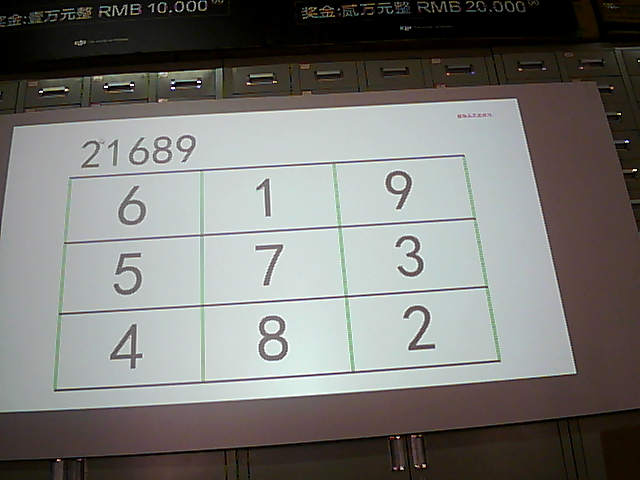
#> input picture PadPass/0_21689_619573482.jpg, 640 x 480 px
$ python -i PadPassPassCombine.py   (imports and definitions only)   (Python 2 division)
#> lines starting #> are read from the running program, lines starting #| are printed output that depends on the picture; after the words box and inside, x2 and y2 are one past the last pixel; in counts of white or black regions, pixels touching at a corner belong together
### Protocol/Mainfold/Python/protocol.py
import socket
import protocol_pb2 as protobuf
class Protocol:
    def __init__(self,address,port):
#> further down, picture is the input picture: shape (480, 640, 3); mean B, G, R 116.8, 120.3, 120.9
        self.socket = socket.socket(socket.AF_INET, socket.SOCK_DGRAM)
        self.address=(address,int(port))
    def SendToUDP(self,data):
        self.socket.sendto(data,self.address)
    # [24 lines left out: functions Send, SendPadPass, SendQRCode, not called in this run]

#
#
#
# a=Protocol('192.168.1.107',6000)
# # #a.Send(protobuf.Message.PADPASS,"wzq")
# a.SendQRCode([640,480],[[1,2],[3,4],[5,6],[7,8]])

### PadPass/PadPassPassCombine.py
import cv2
import numpy as np
import sys
# from keras.models import model_from_json
sys.path.append('../Protocol/MainFold/Python/')
import protocol
from sklearn.externals import joblib
from skimage.feature import hog
import datetime
# [1 line not run here, left out]
# [23 lines left out: functions recognize, resize1, not called in this run]
# [8 lines of commented-out code are left out]

def resize(rawimg):  # resize img to 28*28
    fx = 640.0 / rawimg.shape[0]
#> fx = 1.33
    fy = 480.0 / rawimg.shape[1]
#> fy = 0.75
    fx = fy = min(fx, fy)
#> fx = 0.75
    img = cv2.resize(rawimg, None, fx=fx, fy=fy, interpolation=cv2.INTER_CUBIC)
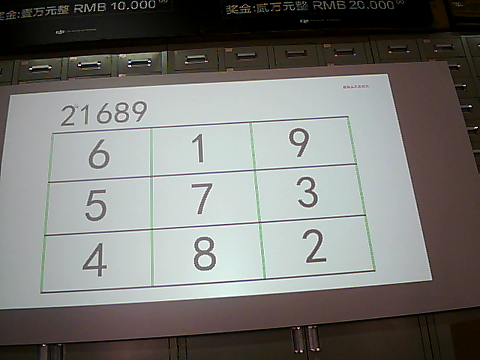
#> img: shape (360, 480, 3); mean B, G, R 116.8, 120.3, 120.9
    return img
green = np.uint8([[[110,140,130 ]]])
hsv_green = cv2.cvtColor(green,cv2.COLOR_BGR2HSV)

count=15

def process(frame):
    global count
    #frame=cv2.imread("/Users/wzq/Downloads/pic_padpass/200.jpg")
    begin = datetime.datetime.now()

    frame=resize(frame)
    frame = cv2.GaussianBlur(frame, (5, 5), 1)
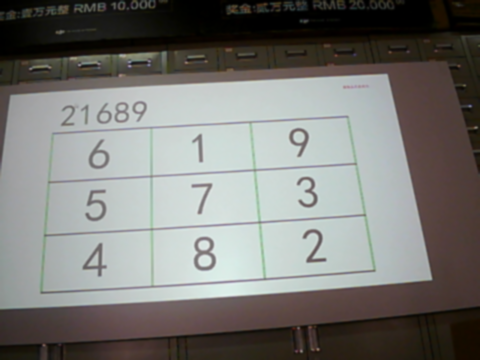
#> frame: shape (360, 480, 3); mean B, G, R 116.8, 120.3, 120.9
    hsv = cv2.cvtColor(frame, cv2.COLOR_BGR2HSV)
#> hsv: shape (360, 480, 3); mean H, S, V 56.2, 52, 125.5
    lower_white = np.array([0, 0, 150])
    upper_white = np.array([255, 255, 255])
    mask = cv2.inRange(hsv, lower_white, upper_white)
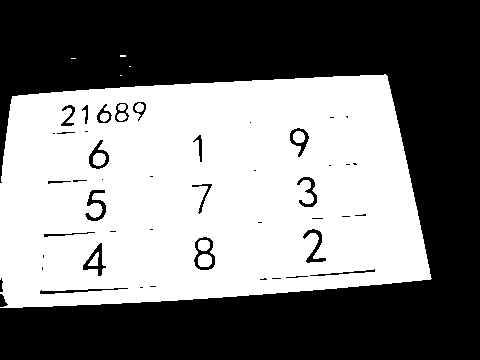
#> mask: shape (360, 480); 48.8% white; 14 white regions (4 under 20 px)

    # [4 lines of commented-out code are left out]
    contours, hierarchy = cv2.findContours(mask.copy(), cv2.RETR_TREE, cv2.CHAIN_APPROX_SIMPLE)
#> contours = 58 contours, 25 with area under 20; largest, box (x1, y1, x2, y2) and area: (0, 74, 432, 308) 86480, (193, 236, 216, 271) 586, (88, 139, 110, 170) 388, (82, 242, 107, 277) 385, (289, 127, 310, 158) 350

    pos_rect=[]
    for cnt in contours:
        approx = cv2.approxPolyDP(cnt, 0.04 * cv2.arcLength(cnt, True), True)
        if len(approx) == 4 or len(approx)==5 or len(approx)==6:
            x, y, w, h = cv2.boundingRect(cnt)
            #w,h,x,y=int(rect[0][1]),int(rect[0][1]),int(rect[1][0]),int(rect[1][1])
            if  w*h<380 or w*h>750  or h>w:
                continue
            mask_rect = np.zeros((mask.shape[0], mask.shape[1]), np.uint8)
            cv2.rectangle(mask_rect,(x, y), (x + w, y + h),255,-1)
            x1, y1, w1, h1 = cv2.boundingRect(cnt)
            mask_rect_color= mask[y1:y1+h1, x1:x1+w1].mean()
            print w, h, w * h, mask_rect_color
            if(mask_rect_color<190):
                continue
            cv2.rectangle(frame, (x, y), (x + w, y + h), (0, 0, 255), 2)
            pos_rect.append([x,y,w,h])
#> this loop made 58 passes
#> (approx, x, y, w, h) on passes 2, 24, 26, 28, 29, 38, 44, 58: ([[387, 76], [12, 96], [0, 307], [430, 279]], 0, 74, 432, 234), ([[366, 214], [365, 216], [354, 215], [363, 213]], 354, 213, 13, 4), ([[211, 183], [199, 214], [207, 186], [191, 185]], 191, 183, 22, 32), ([[72, 181], [73, 179], [87, 180], [77, 182]], 72, 179, 16, 4), ([[101, 179], [102, 178], [103, 179], [102, 180]], 101, 178, 3, 3), ([[199, 134], [201, 162], [198, 140], [192, 141]], 192, 134, 11, 29), ([[249, 122], [250, 121], [251, 122], [250, 123]], 249, 121, 3, 3), ([[120, 55], [120, 56], [125, 56], [125, 55]], 120, 55, 6, 2)
#> (x, y, w, h) on passes 4, 5, 6, 7, 10, 11: (139, 286, 5, 3), (149, 285, 8, 3), (271, 277, 11, 3), (259, 277, 9, 4), (41, 266, 3, 5), (42, 254, 3, 5)
#> after the loop, pos_rect = []
    # [4 lines of commented-out code are left out]
    if len(pos_rect)!=10:
        return

    pos_rect.sort(key=lambda x:(x[0],x[1]))
    pos_rect_left=pos_rect[0:5]
    pos_rect_left.sort(key=lambda x:(x[1]))
    pos_rect_right=pos_rect[5:10]
    pos_rect_right.sort(key=lambda x:(x[1]))
    result = []

    # [163 lines left out: functions slice_first_line, slice_second_line, slice_third_line, slice_pass, not called in this run]


    slice_first_line()
    slice_second_line()
    slice_third_line()
    pass_final = slice_pass()


    end = datetime.datetime.now()
    print end-begin

    pad_final=""
    for i in range(9):
        edge = cv2.Canny(result[i], 500, 2000, apertureSize=5)
        contours, hierarchy = cv2.findContours(edge.copy(), cv2.RETR_TREE, cv2.CHAIN_APPROX_SIMPLE)
        copy = result[i].copy()
        im_gray = cv2.cvtColor(copy, cv2.COLOR_BGR2GRAY)
        ret, im_th = cv2.threshold(im_gray, 190 , 255, cv2.THRESH_BINARY)
        temp_dict={}
        max_index=-1
        for i in contours:
            x2, y2, w2, h2 = cv2.boundingRect(i)
            area=w2*h2

            if w2<2 or w2>30 or h2<13:
                continue
            # [5 lines of commented-out code are left out]
            max_index=max([max_index,area])
            img_temp=im_th[y2-1:y2 + h2+1, x2-1:x2 + w2+1].copy()
            temp_dict[area]=img_temp
            #cv2.rectangle(im_gray, (x2, y2), (x2 + w2, y2 + h2), (0, 0, 255), 2)
            #cv2.imshow(str(count),im_th )
        if max_index==-1:
            #cv2.imshow("wzq",im_th)
            print -1
            continue
        name= recognize(temp_dict[max_index])
        pad_final+=str(name[0])
        #print name
        #cv2.imwrite("test/"+str(count)+".jpg",temp_dict[max_index])
            # res=recognize(copy[y2-1:y2 + h2+1, x2-1:x2 + w2+1].copy())
            # #cv2.rectangle(copy, (x2, y2), (x2 + w2, y2 + h2), (0, 0, 255), 2)
        count += 1
        cv2.imshow(str(count)+"-"+str(name), temp_dict[max_index].copy())

    datainterface.SendPadPass(pad_final, pass_final)
    print "pad",pad_final
    print "pass",pass_final


    # [5 lines of commented-out code are left out]
count=0
# [1 line that did not run here, left out]
# [10 lines not run here, left out]
    # [6 lines of commented-out code are left out]

>>> import cv2
>>> picture = cv2.imread('0_21689_619573482.jpg')
>>> result = process(picture)

$ run again, on PadPass/0_48977_148796235.jpg
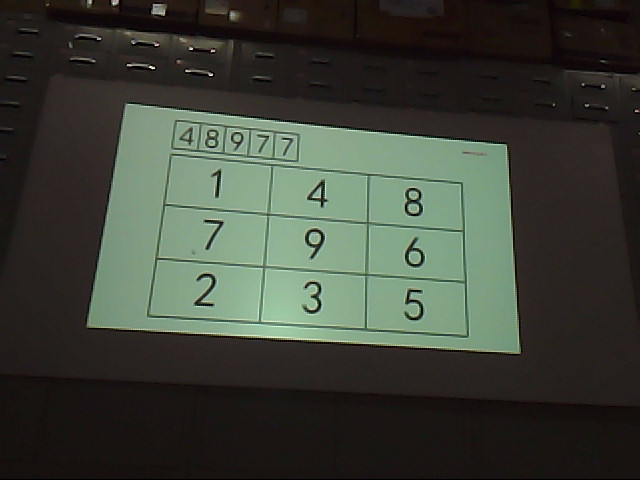
#> input picture PadPass/0_48977_148796235.jpg, 640 x 480 px
#> picture is the input picture: shape (480, 640, 3); mean B, G, R 56.4, 65.8, 61.2
#> in process, `frame = cv2.GaussianBlur(frame, (5, 5), 1)`:
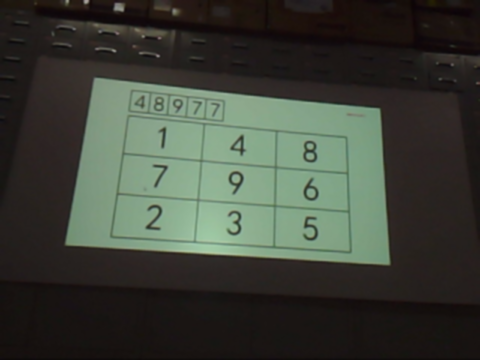
#> frame: shape (360, 480, 3); mean B, G, R 56.4, 65.8, 61.2
#> hsv: shape (360, 480, 3); mean H, S, V 33.6, 60.5, 69.8
#> in process, `mask = cv2.inRange(hsv, lower_white, upper_white)`:
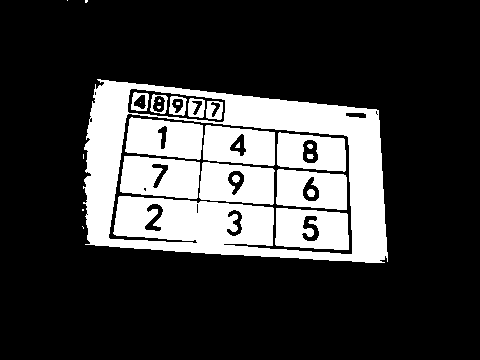
#> mask: shape (360, 480); 23.7% white; 27 white regions (10 under 20 px)
#> contours = 51 contours, 18 with area under 20; largest, box (x1, y1, x2, y2) and area: (83, 79, 388, 263) 46776, (108, 113, 353, 255) 22178, (120, 156, 200, 199) 2794, (275, 208, 349, 250) 2642, (199, 162, 275, 205) 2616
#> the loop in process, `for cnt in contours:` made 51 passes
#> (approx, x, y, w, h) on passes 1, 2, 4, 5, 10, 12: ([[82, 226], [83, 227], [83, 228], [83, 227]], 82, 226, 2, 3), ([[82, 209], [82, 210], [83, 210], [83, 209]], 82, 209, 2, 2), ([[97, 79], [85, 244], [387, 261], [378, 110]], 83, 79, 305, 184), ([[86, 214], [87, 213], [88, 214], [87, 215]], 86, 213, 3, 3), ([[376, 114], [377, 113], [378, 114], [377, 115]], 376, 113, 3, 3), ([[276, 208], [276, 245], [348, 249], [346, 213]], 275, 208, 74, 42)
#> after the loop in process, `for cnt in contours:`: pos_rect = []
